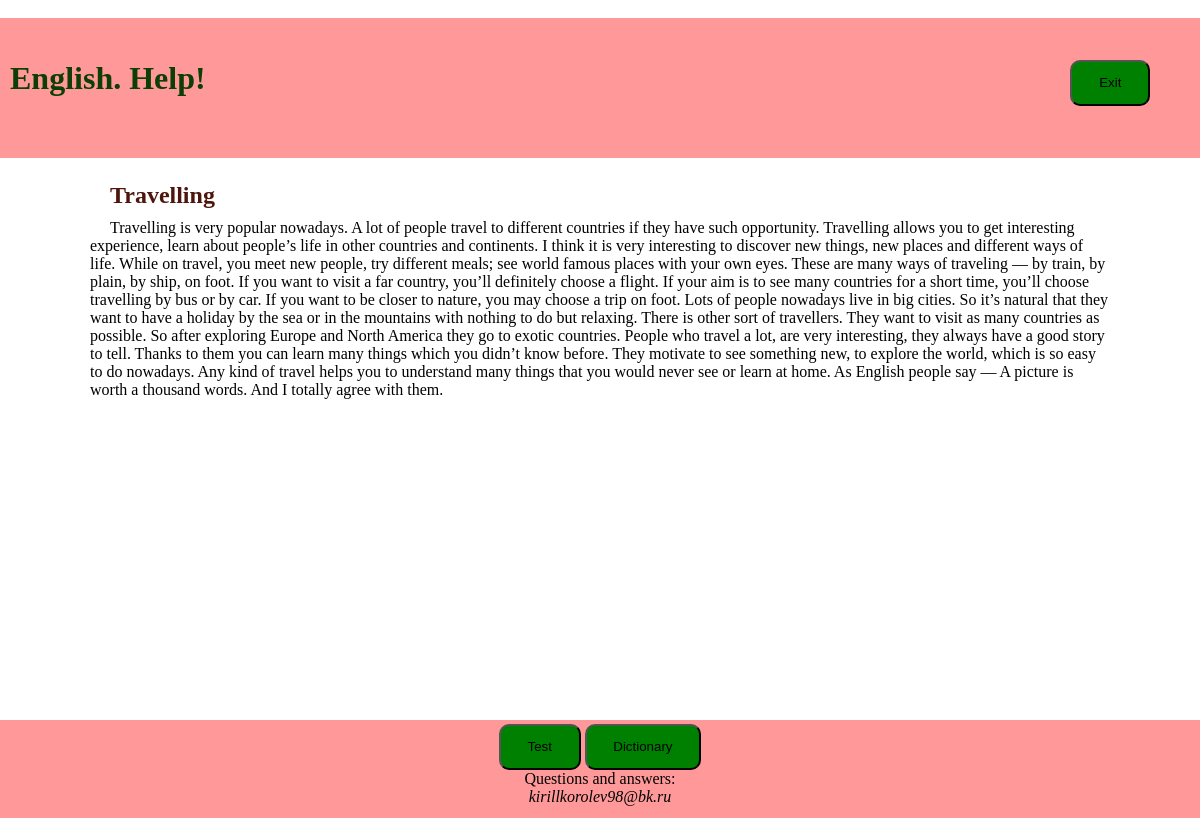
The page /theme/1/ on the database its author committed.
### tppo/models.py (models this page shows)
class theory(models.Model):
	name = models.CharField(max_length=20)
	text = models.TextField()

### tppo/views.py (the view)
# urls.py: path('theme/1/', views.two, {'num': "1"}),
def two(request, num):
	test = get_object_or_404(theory, id=num)
	return render(request,"two.html", {"text": test})

### templates/two.html (shortened to what this page needs)
﻿<!DOCTYPE html>
<html>
<head>
</head>
<body>
  <div class="wrapper">
    <header class="header"><h1 align="left" style="color:#0D3E05;padding-top:1em;">English. Help!<button style=" background-color: #008000; float:right; margin-right: 3em; padding:1em; padding-left:2em; padding-right:2em;border-radius: 10px; border-bottom-color:#0D3E05;"><a href="">Exit</button></h1>
    </header>
    <main class="content"><h2 align="left" style="margin-top: 1em; color: #4C160C;">{{text.name}}</h2>
      <p>{{text.text}}</p>
    </main>
  </div>
  <footer class="footer">
    <button class="button"><a href="test/">Test</a></button> <button class="button"><a href="dictionary/">Dictionary</a></button><br>
    Questions and answers: <address><a href="mailto:kirillkorolev98@bk.ru">kirillkorolev98@bk.ru</a></address>
  </footer>
</body>
</html>

### templates/two.html (style rules this page uses)
* { margin: 0; padding: 0; }
html { height: 100%; }
h2 { text-indent: 30px; }
p { color: #000000; text-indent: 20px; padding: 10px; }
a { text-decoration: none; color: #000000; }
body { width: 100%; height: 100%; }
.wrapper { width: 100%; height: 100%; }
.header { background: #FF9999; padding: 10px; height: 15%; }
.content { padding-left: 5em; padding-right: 5em; }
.footer { width: 100%; height: 12%; background: #FF9999; position: fixed; bottom: 0; text-align: center; }
.button { background: #008000; margin-top: 0.3em; padding: 1em; padding-left: 2em; padding-right: 2em; border-radius: 10px; border-bottom-color: #0D3E05; }

### rows shown on the page
theory: name "Travelling", text "Travelling is very popular nowadays. A lot of people travel to different countries if they have such opportunity. Travelling allows you to get interesting experience, learn about people’s life in other countries and continents. I think it is very interesting to discover new things, new places and different ways of life. While on travel, you meet new people, try different meals; see world famous places with your own eyes. These are many ways of traveling — by train, by plain, by ship, on foot. If you want to visit a far country, you’ll definitely choose a flight. If your aim is to see many countries for a short time, you’ll choose travelling by bus or by car. If you want to be closer to…"
